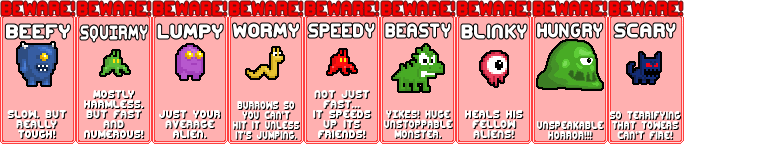
#> input picture flash-ports/scoutcamp/assets/images/100_xplor.Hud_BewareImage.png, 760 x 144 px; its folder holds 4 pictures in this run
$ python build_art.py
#> lines starting #> are read from the running program, lines starting #| are printed output that depends on the picture
"""Pack full-resolution original SWF art as archive-readable CE AppVars."""
import sys,pathlib,struct,re,hashlib,json,argparse
sys.path.insert(0,'../../local-tools/plot-libs')
from PIL import Image
root=pathlib.Path(__file__).parent
parser=argparse.ArgumentParser(description=__doc__)
parser.add_argument('--bin-dir',default='bin')
output=root/parser.parse_args().bin_dir
files={f.name.split('_',1)[1][:-4]:f for f in (root/'assets/images').glob('*_xplor*.png')}
images=[Image.open(f).convert('RGBA') for f in files.values()]
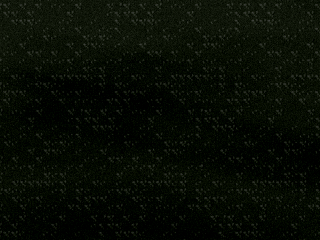
#> input picture flash-ports/scoutcamp/assets/images/109_xplor.Sky_CaveImage.png, 320 x 240 px
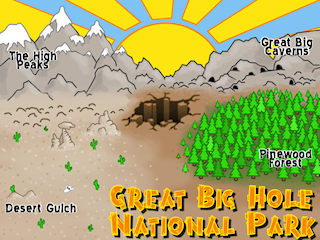
#> input picture flash-ports/scoutcamp/assets/images/112_xplor.Menus.MapState_MapImage.png, 320 x 240 px
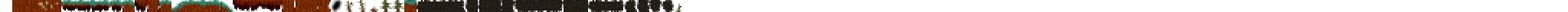
#> input picture flash-ports/scoutcamp/assets/images/120_xplor.TileSets.TileSet_Grave_TileImage4.png, 2048 x 16 px (shown at 1/2 size)
#> images = 4 items
canvas=Image.new('RGB',(1024,1024),(0,0,0));x=y=0
#> after `canvas = Image.new('RGB', (1024, 1024), (0, 0, 0))`: canvas: PIL image 1024x1024 RGB; every value is 0
for im in images:
 small=im.copy();small.thumbnail((128,64))
 if x+small.width>1024:x=0;y+=64
 if y+small.height>1024:break
 canvas.paste(small,(x,y),small);x+=small.width
#> this loop made 4 passes
#> x on passes 1 to 4: 128, 213, 298, 426
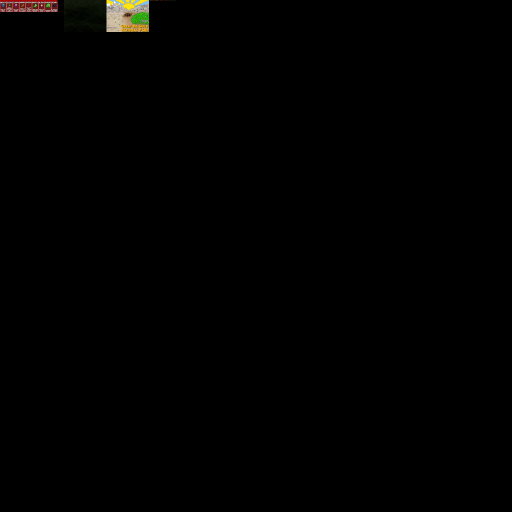
#> canvas: PIL image 1024x1024 RGB (shown at 1/2 size); mean R, G, B 1.3, 1.1, 0.7
#> after the loop, x = 426; y = 0
quant=canvas.quantize(colors=255,method=Image.Quantize.MEDIANCUT)
palette=quant.getpalette();pal=[0]+[(((palette[i*3]>>3)<<10)|((palette[i*3+1]>>3)<<5)|(palette[i*3+2]>>3)) for i in range(255)]
#> after `palette = quant.getpalette()`: palette = 765 values, max 255 at index 3, min 0 at index 659, mean 77.37
#> after `pal = [0] + [palette[i * 3] >> 3 << 10 | palette[i * 3 + 1] >> 3 << 5 `: pal = 256 values, max 32767 at index 1, min 0 at index 0, mean 11777.8
banks=[bytearray()];entries=[];frameRefs=[];sourceFrames={}

def write_appvar(path,name,payload):
 data=struct.pack("<H",len(payload))+payload
 entry=struct.pack("<HHB",13,len(data),0x15)+name.encode().ljust(8,b"\0")+b"\0\x80"+struct.pack("<H",len(data))+data
 header=b"**TI83F*\x1a\x0a\0"+b"Scouts vs Aliens CE assets".ljust(42,b"\0")+struct.pack("<H",len(entry))
 path.write_bytes(header+entry+struct.pack("<H",sum(entry)&65535))
def add(name,im,fw=None,fh=None):
 im=im.convert('RGBA');fw=fw or im.width;fh=fh or im.height
 # Frames are tightly packed, all with the same dimensions; each is gfx_sprite_t.
 frames=[]
 for yy in range(0,im.height,fh):
  for xx in range(0,im.width,fw):
   frame=im.crop((xx,yy,xx+fw,yy+fh));alpha=frame.getchannel('A');rgb=frame.convert('RGB').quantize(palette=quant,dither=Image.Dither.NONE)
   frames.append(bytes([fw,fh])+bytes(v+1 if a>=100 and v<255 else 0 for v,a in zip(rgb.getdata(),alpha.getdata())))
 sourceFrames[name]=frames
 first=len(frameRefs)
 for frame in frames:
  assert len(frame)<=32000,(name,len(frame))
  if len(banks[-1])+len(frame)>32000:banks.append(bytearray())
  frameRefs.append((len(banks)-1,len(banks[-1])))
  banks[-1]+=frame
 entries.append((name,first,fw,fh,len(frames)))
for theme in range(4):
 key='xplor.TileSets.TileSet_Grave_TileImage'+('' if theme==0 else str(theme+1))
#> (the run stopped early here; a loop or call above may not have finished)
